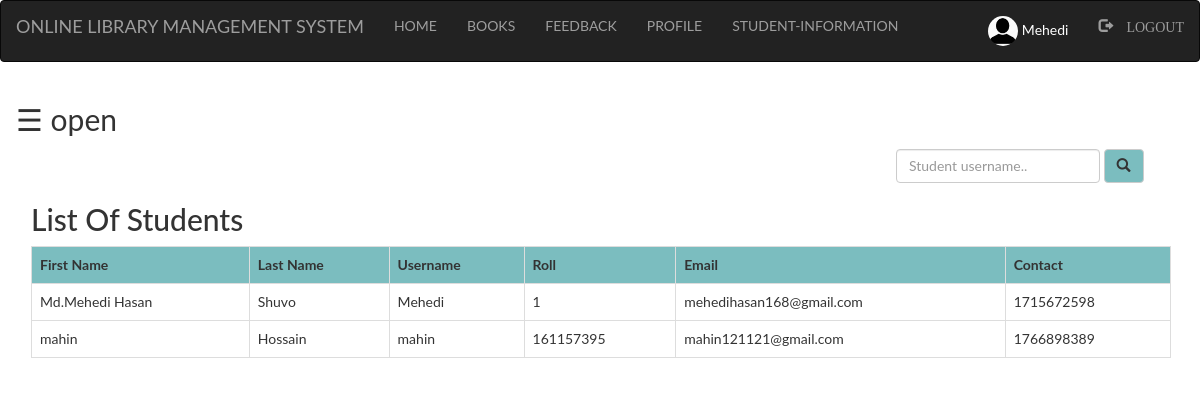
/admin/student.php (signed in), run on the app's committed database.
### tables this page shows
CREATE TABLE `student` (
  `first` varchar(100) NOT NULL,
  `last` varchar(100) NOT NULL,
  `username` varchar(100) NOT NULL,
  `password` varchar(100) NOT NULL,
  `roll` int(100) NOT NULL,
  `email` varchar(100) NOT NULL,
  `contact` int(100) NOT NULL,
  `pic` varchar(100) NOT NULL
);

### admin/student.php (the view, shortened to what this page needs)
<?php
  include "connection.php";
  include "navbar.php";
?>
<!DOCTYPE html>
<html>
<head>
</head>
<body>
<div id="main">
  <span style="font-size:30px;cursor:pointer" onclick="openNav()">&#9776; open</span>
<div class="container">
	<div class="srch">
		<form class="navbar-form" method="post" name="form1">
				<input class="form-control" type="text" name="search" placeholder="Student username.." required="">
				<button style="background-color: #6db6b9e6;" type="submit" name="submit" class="btn btn-default">
					<span class="glyphicon glyphicon-search"></span>
				</button>
		</form>
	</div>
	<h2>List Of Students</h2>
	<?php
		if(isset($_POST['submit']))
		{
			$q=mysqli_query($db,"SELECT first,last,username,roll,email,contact FROM `student` where username like '%$_POST[search]%' ");
			if(mysqli_num_rows($q)==0)
			{
				echo "Sorry! No student found with that username. Try searching again.";
			}
			else
			{
		echo "<table class='table table-bordered table-hover' >";
			echo "<tr style='background-color: #6db6b9e6;'>";
				echo "<th>"; echo "First Name";	echo "</th>";
				echo "<th>"; echo "Last Name";  echo "</th>";
				echo "<th>"; echo "Username";  echo "</th>";
				echo "<th>"; echo "Roll";  echo "</th>";
				echo "<th>"; echo "Email";  echo "</th>";
				echo "<th>"; echo "Contact";  echo "</th>";
			echo "</tr>";
			while($row=mysqli_fetch_assoc($q))
			{
				echo "<tr>";
				echo "<td>"; echo $row['first']; echo "</td>";
				echo "<td>"; echo $row['last']; echo "</td>";
				echo "<td>"; echo $row['username']; echo "</td>";
				echo "<td>"; echo $row['roll']; echo "</td>";
				echo "<td>"; echo $row['email']; echo "</td>";
				echo "<td>"; echo $row['contact']; echo "</td>";
				echo "</tr>";
			}
		echo "</table>";
			}
		}
		else
		{
			$res=mysqli_query($db,"SELECT first,last,username,roll,email,contact FROM `student`;");
		echo "<table class='table table-bordered table-hover' >";
			echo "<tr style='background-color: #6db6b9e6;'>";
				echo "<th>"; echo "First Name";	echo "</th>";
				echo "<th>"; echo "Last Name";  echo "</th>";
				echo "<th>"; echo "Username";  echo "</th>";
				echo "<th>"; echo "Roll";  echo "</th>";
				echo "<th>"; echo "Email";  echo "</th>";
				echo "<th>"; echo "Contact";  echo "</th>";
			echo "</tr>";
			while($row=mysqli_fetch_assoc($res))
			{
				echo "<tr>";
				echo "<td>"; echo $row['first']; echo "</td>";
				echo "<td>"; echo $row['last']; echo "</td>";
				echo "<td>"; echo $row['username']; echo "</td>";
				echo "<td>"; echo $row['roll']; echo "</td>";
				echo "<td>"; echo $row['email']; echo "</td>";
				echo "<td>"; echo $row['contact']; echo "</td>";
				echo "</tr>";
			}
		echo "</table>";
		}
	?>
</div>
</body>
</html>

### admin/style.css (style rules this page uses)
html, body, div, span, object, iframe, h1, h2, h3, h4, h5, h6, p, blockquote, pre, abbr, address, cite, code, del, dfn, em, img, ins, kbd, q, samp, small, strong, sub, sup, var, b, i, dl, dt, dd, ol, ul, li, fieldset, form, label, legend, table, caption, tbody, tfoot, thead, tr, th, td, article, aside, canvas, details, figcaption, figure, footer, header, hgroup, menu, nav, section, summary, time, mark, audio, video { margin:0; padding:0; border:0; outline:0; font-size:100%; vertical-align:baseline; background:transparent; }
body { line-height:1; }
table { border-collapse:collapse; border-spacing:0; }
input, select { vertical-align:middle; }
input { height: 25px; width: 300px; }

### admin/student.php (style rules this page uses)
.srch { padding-left: 850px; }
body { font-family: "Lato", sans-serif; transition: background-color .5s; }
#main { transition: margin-left .5s; padding: 16px; }

### data on the page
student: first "Md.Mehedi Hasan", last "Shuvo", username "Mehedi", roll "1", email "mehedihasan168@gmail.com", contact "1715672598"
student: first "mahin", last "Hossain", username "mahin", roll "161157395", email "mahin121121@gmail.com", contact "1766898389"

### other printed values
$_SESSION['login_user'] "Mehedi"
